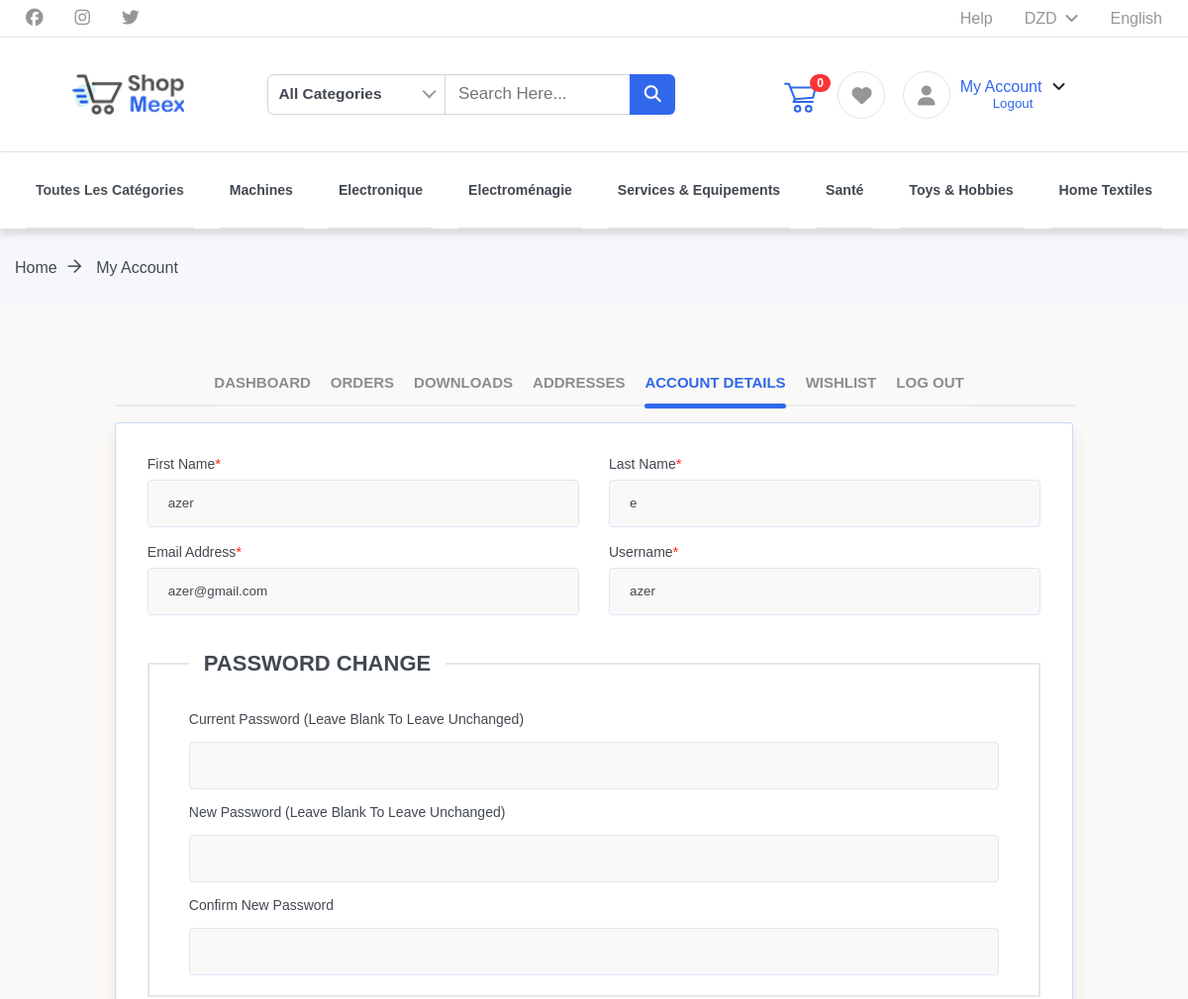
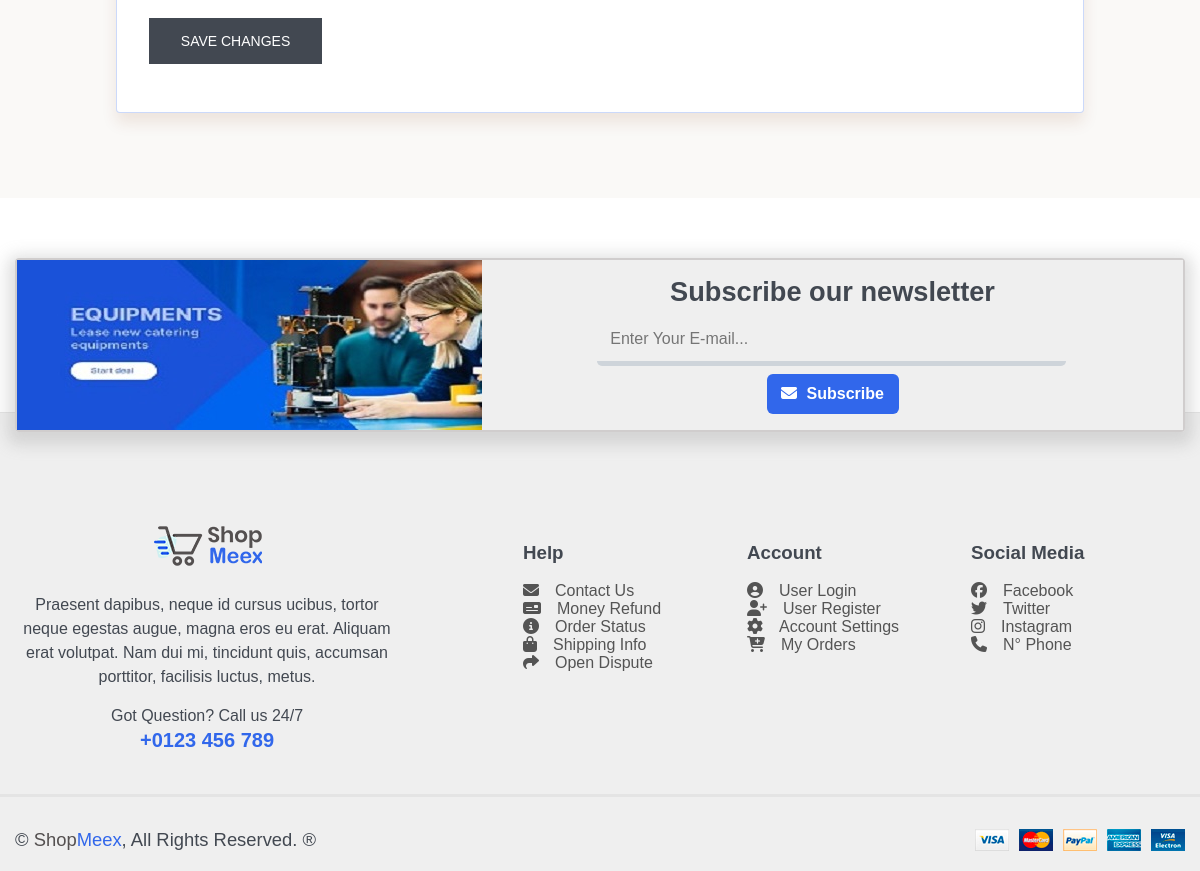
Page /customer/acc_details.php (signed in) on the committed database (2 pictures, top to bottom).
### tables this page shows
CREATE TABLE `users` (
  `id` int(11) NOT NULL,
  `username` varchar(200) NOT NULL,
  `email` varchar(200) NOT NULL,
  `password` varchar(60) NOT NULL,
  `type` int(1) NOT NULL,
  `firstname` varchar(50) NOT NULL,
  `lastname` varchar(50) NOT NULL,
  `gender` int(1) NOT NULL DEFAULT 0,
  `address` text NOT NULL,
  `contact_info` varchar(100) NOT NULL,
  `photo` varchar(200) NOT NULL,
  `country` varchar(200) NOT NULL,
  `state` varchar(200) NOT NULL,
  `address2` varchar(200) NOT NULL,
  `city` varchar(200) NOT NULL,
  `postal` varchar(200) NOT NULL,
  `website` varchar(20) DEFAULT NULL,
  `token` varchar(200) NOT NULL DEFAULT ''
);

### customer/acc_details.php (the view, shortened to what this page needs)
<?php
    include 'includes/session.php';
    if(isset($_SESSION["loggedin"]) && $_SESSION["loggedin"] === true) {
        $getUser = $db->prepare("SELECT * FROM users WHERE email = ?");
        $getUser->execute(array($_SESSION["email"]));
        $info = $getUser->fetch();
         }
    else
        header('location:login.php');
?>
<!DOCTYPE html>
<html>
<head>
    <?php include 'includes/header.php'; ?>
    <div class="breadcrumbs">
        <div class="container">
            <div class="wrapper">
                <div class="col-35">
                    <div class="bread-inner">
                        <ul class="bread-list">
                            <li><a href="index.html">Home<i class="ti-arrow-right"></i></a></li>
                            <li class="active"><a href="dashboarduser.php">My Account</a></li>
                        </ul>
                    </div>
                </div>
            </div>
        </div>
    </div>
    <div class="user-dashboard">
        <div class="container">
            <div class="wrapper">
                <div class="tabs-wrapper">
                    <ul class="tabs">
                        <li class="acc-details">
                            <a href="#dashboard">Dashboard</a>
                        </li>
                        <li class="orders">
                            <a href="#orders">Orders</a>
                        </li>
                        <li class="downloads">
                            <a href="#downloads">Downloads</a>
                        </li>
                        <li class="addresses">
                            <a href="#addresses">Addresses</a>
                        </li>
                        <li class="dashboard active">
                            <a href="#acc-details">Account Details</a>
                        </li>
                        <li class="wishlist">
                            <a href="#wishlist">Wishlist</a>
                        </li>
                        <li class="logout">
                            <a href="#logout">Log Out</a>
                        </li>
                    </ul>
                    <div class="paneltbs panel-5" id="acc-details" style="">
                        <form class="form" method="post" action="acc_details.php">
                            <div class="row">
                                <div class="col-401">
                                    <div class="form-group">
                                        <label for="fname">First Name<span>*</span></label>
                                        <input id="fname" name="fname" type="text" placeholder="" value="<?php echo $info['firstname']; ?>" required pattern="[a-zA-Z\s]+">
                                    </div>
                                </div>
                                <div class="col-401">
                                    <div class="form-group">
                                        <label for="lname">Last Name<span>*</span></label>
                                         <input name="lname" type="text" placeholder="" id="lname" value="<?php echo $info['lastname']; ?>" required pattern="[a-zA-Z\s]+">
                                    </div>
                                </div>
                                <div class="col-401">
                                    <div class="form-group">
                                        <label for="mail">Email Address<span>*</span></label>
                                         <input id="mail" name="email" type="email" placeholder="" value="<?php echo $info['email']; ?>" required pattern="[a-z0-9._%+-]+@[a-z0-9.-]+\.[a-z]{2,}$">
                                    </div>
                                </div>
                                <div class="col-401">
                                    <div class="form-group">
                                        <label for="username">Username<span>*</span></label>
                                        <input id="username" name="username" type="text" placeholder="" value="<?php echo $info['username']; ?>">
                                    </div>
                                </div>
                                <div class="col-401 field">
                                    <div class="form-group">
                                        <fieldset>
                                            <legend>Password change</legend>
                                            <p>
                                                <label for="password_current">Current password (leave blank to leave unchanged)</label>
                                                <span class="password-input">
                                                    <input id="password_current" name="password_current" type="password" placeholder="">
                                                </span>
                                            </p>
                                            <p>
                                                <label for="password_1">New password (leave blank to leave unchanged)</label>
                                                <span class="password-input">
                                                    <input id="password_1" name="password_1" type="password" placeholder="">
                                                </span>
                                            </p>
                                            <p>
                                                <label for="password_2">Confirm new password</label>
                                                <span class="password-input">
                                                    <input id="password_2" name="password_2" type="password" placeholder="">
                                                </span>
                                            </p>
                                        </fieldset>
                                    </div>
                                </div>
                                <div class="col-401">
                                    <div class="form-group">
                                        <button type="submit" class="button" name="save_account_detailss" value="Save changes">Save changes</button>
                                    </div>
                                </div>
                            </div>
                        </form>
                    </div>
                </div>
            </div>
        </div>
    </div>
    <?php include 'includes/footer.php'; ?>
</body>
</html>

### css/responsive.css (style rules this page uses)
@media only screen and (max-width: 1200px) { html, body, #main-header .top-sec { overflow-x: hidden; width: 100%; height: auto; } }
@media only screen and (max-width: 1200px) { #main-header .top-sec .container, #main-header .bottom-sec .container, .newsletter-area .container, #main-footer .container, #main-footer .copyrights-payments .container, .checkout .container, #contact .container, .faq .container, main .container, .my-account .container, .user-dashboard .container, .product-details .container { width: 100% !important; max-width: 100% !important; } }
@media only screen and (max-width: 1200px) { .breadcrumbs ul li a { font-size: 16px; } }
@media only screen and (max-width: 1200px) { .breadcrumbs ul li i { font-size: 15px; } }
@media only screen and (max-width: 1200px) { .shopping>.container>.wrapper, .checkout .container .wrapper, #contact .container .wrapper, .faq .container .wrapper, .my-account .container .wrapper, .user-dashboard .container .wrapper, .product-details .container .wrapper { margin: 0 !important; overflow-x: hidden !important; } }
@media only screen and (max-width: 1200px) { .newsletter-area .container, #main-footer .container, #main-footer .copyrights-payments .container, .checkout .container, #contact .container, .faq .container, main .container, .my-account .container, .user-dashboard .container, .product-details .container { margin: 0 !important; } }

### rows in the picture
users: fname "azer", lname "e", email "azer@gmail.com", username "azer"
